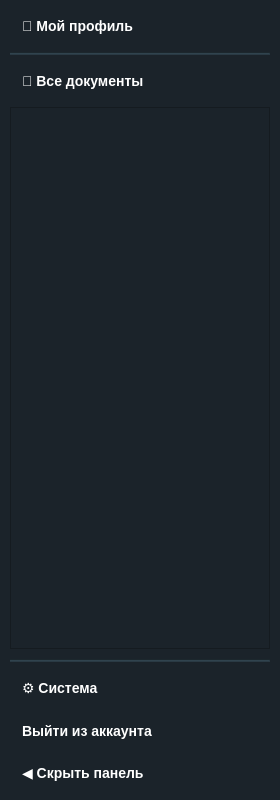
<?xml version="1.0" encoding="UTF-8"?>
<ui version="4.0">
 <class>LeftPanel</class>
 <widget class="QWidget" name="LeftPanel">
  <property name="geometry">
   <rect>
    <x>0</x>
    <y>0</y>
    <width>280</width>
    <height>800</height>
   </rect>
  </property>
  <property name="minimumSize">
   <size>
    <width>50</width>
    <height>0</height>
   </size>
  </property>
  <property name="maximumSize">
   <size>
    <width>280</width>
    <height>16777215</height>
   </size>
  </property>
  <property name="windowTitle">
   <string>LeftPanel</string>
  </property>
  <property name="styleSheet">
   <string notr="true">background-color: #1B232A;</string>
  </property>

  <layout class="QVBoxLayout" name="mainLayout">
   <property name="spacing">
    <number>0</number>
   </property>
   <property name="leftMargin">
    <number>0</number>
   </property>
   <property name="topMargin">
    <number>0</number>
   </property>
   <property name="rightMargin">
    <number>0</number>
   </property>
   <property name="bottomMargin">
    <number>0</number>
   </property>

   <!-- ВЕРХНЯЯ ЧАСТЬ -->
   <item>
    <widget class="QWidget" name="topContainer" native="true">
     <property name="sizePolicy">
      <sizepolicy hsizetype="Preferred" vsizetype="Expanding">
       <horstretch>0</horstretch>
       <verstretch>1</verstretch>
      </sizepolicy>
     </property>

     <layout class="QVBoxLayout" name="topLayout">
      <property name="spacing">
       <number>10</number>
      </property>
      <property name="leftMargin">
       <number>10</number>
      </property>
      <property name="topMargin">
       <number>10</number>
      </property>
      <property name="rightMargin">
       <number>10</number>
      </property>
      <property name="bottomMargin">
       <number>0</number>
      </property>
      <property name="alignment">
       <set>Qt::AlignTop</set>
      </property>

      <!-- Кнопка профиля -->
      <item>
       <widget class="QPushButton" name="profileBtn">
        <property name="styleSheet">
         <string notr="true">QPushButton {
    background-color: transparent;
    color: white;
    border: none;
    border-radius: 5px;
    padding: 8px 12px;
    font-size: 14px;
    font-weight: bold;
    text-align: left;
}
QPushButton:hover {
    background-color: #3A4A54;
    color: #DDB87A;
}</string>
        </property>
        <property name="text">
         <string>👤 Мой профиль</string>
        </property>
        <property name="cursor">
         <cursorShape>PointingHandCursor</cursorShape>
        </property>
       </widget>
      </item>

      <!-- Разделитель -->
      <item>
       <widget class="Line" name="line1">
        <property name="styleSheet">
         <string notr="true">background-color: #2A3A44;
max-height: 1px;
min-height: 1px;</string>
        </property>
        <property name="orientation">
         <enum>Qt::Horizontal</enum>
        </property>
       </widget>
      </item>

      <!-- Кнопка всех документов -->
      <item>
       <widget class="QPushButton" name="allDocsBtn">
        <property name="styleSheet">
         <string notr="true">QPushButton {
    background-color: transparent;
    color: white;
    border: none;
    border-radius: 5px;
    padding: 8px 12px;
    font-size: 14px;
    font-weight: bold;
    text-align: left;
}
QPushButton:hover {
    background-color: #3A4A54;
    color: #DDB87A;
}</string>
        </property>
        <property name="text">
         <string>📄 Все документы</string>
        </property>
        <property name="cursor">
         <cursorShape>PointingHandCursor</cursorShape>
        </property>
       </widget>
      </item>

      <!-- ScrollArea для групп -->
      <item>
       <widget class="QScrollArea" name="scrollArea">
        <property name="sizePolicy">
         <sizepolicy hsizetype="Preferred" vsizetype="Expanding">
          <horstretch>0</horstretch>
          <verstretch>1</verstretch>
         </sizepolicy>
        </property>
        <property name="styleSheet">
         <string notr="true">
QScrollArea {
    border: none;
    background-color: transparent;
}

/* Борьба с крапинкой - принудительно задаём фон для всех внутренних виджетов */
QScrollArea > QWidget,
QScrollArea > QWidget > QWidget,
QScrollArea QWidget {
    background-color: #1B232A;
    background: #1B232A;
}

/* Красим viewport */
QScrollArea QWidget#qt_scrollarea_viewport {
    background-color: #1B232A !important;
    background: #1B232A !important;
}

QScrollArea QWidget#qt_scrollarea_viewport > QWidget {
    background-color: #1B232A !important;
}

/* Вертикальный скроллбар - фон прозрачный */
QScrollBar:vertical {
    background: transparent;
    width: 8px;
    border-radius: 4px;
    margin: 0px;
}

/* Бегунок (ползунок) */
QScrollBar::handle:vertical {
    background: #C1C1C1;
    border-radius: 4px;
    min-height: 20px;
}

QScrollBar::handle:vertical:hover {
    background: #A0A0A0;
}

/* Горизонтальный скроллбар - фон прозрачный */
QScrollBar:horizontal {
    border: none;
    background: transparent;
    height: 8px;
    margin: 0px;
    border-radius: 4px;
}

/* Бегунок горизонтальный */
QScrollBar::handle:horizontal {
    background: #C1C1C1;
    border-radius: 4px;
    min-width: 20px;
}

QScrollBar::handle:horizontal:hover {
    background: #A0A0A0;
}

/* Убираем стрелки */
QScrollBar::add-line,
QScrollBar::sub-line {
    border: none;
    background: none;
}

/* Убираем фон для области между полосой и краями */
QScrollBar::add-page:vertical,
QScrollBar::sub-page:vertical,
QScrollBar::add-page:horizontal,
QScrollBar::sub-page:horizontal {
    background: none;
}
</string>
        </property>
        <property name="horizontalScrollBarPolicy">
         <enum>Qt::ScrollBarAlwaysOff</enum>
        </property>
        <property name="widgetResizable">
         <bool>true</bool>
        </property>

        <widget class="QWidget" name="scrollAreaWidgetContents">
         <layout class="QVBoxLayout" name="scrollLayout">
          <property name="spacing">
           <number>10</number>
          </property>
          <property name="leftMargin">
           <number>0</number>
          </property>
          <property name="topMargin">
           <number>0</number>
          </property>
          <property name="rightMargin">
           <number>0</number>
          </property>
          <property name="bottomMargin">
           <number>0</number>
          </property>

          <!-- Контейнер для групп -->
          <item>
           <widget class="QWidget" name="groupsContainer" native="true">
            <layout class="QVBoxLayout" name="groupsLayout">
             <property name="spacing">
              <number>10</number>
             </property>
             <property name="leftMargin">
              <number>0</number>
             </property>
             <property name="topMargin">
              <number>0</number>
             </property>
             <property name="rightMargin">
              <number>0</number>
             </property>
             <property name="bottomMargin">
              <number>0</number>
             </property>
            </layout>
           </widget>
          </item>

          <!-- Растяжка внутри scrollArea (прижимает группы вверх) -->
          <item>
           <spacer name="verticalSpacer">
            <property name="orientation">
             <enum>Qt::Vertical</enum>
            </property>
            <property name="sizeType">
             <enum>QSizePolicy::Expanding</enum>
            </property>
            <property name="sizeHint" stdset="0">
             <size>
              <width>20</width>
              <height>0</height>
             </size>
            </property>
           </spacer>
          </item>
         </layout>
        </widget>
       </widget>
      </item>
     </layout>
    </widget>
   </item>

   <!-- РАСТЯЖКА МЕЖДУ ВЕРХНЕЙ И НИЖНЕЙ ЧАСТЬЮ -->
   <item>
    <spacer name="mainSpacer">
     <property name="orientation">
      <enum>Qt::Vertical</enum>
     </property>
     <property name="sizeType">
      <enum>QSizePolicy::Expanding</enum>
     </property>
     <property name="sizeHint" stdset="0">
      <size>
       <width>20</width>
       <height>0</height>
      </size>
     </property>
    </spacer>
   </item>

   <!-- НИЖНЯЯ ЧАСТЬ -->
   <item>
    <widget class="QWidget" name="bottomContainer" native="true">
     <property name="sizePolicy">
      <sizepolicy hsizetype="Preferred" vsizetype="Minimum">
       <horstretch>0</horstretch>
       <verstretch>0</verstretch>
      </sizepolicy>
     </property>

     <layout class="QVBoxLayout" name="bottomLayout">
      <property name="spacing">
       <number>10</number>
      </property>
      <property name="leftMargin">
       <number>10</number>
      </property>
      <property name="topMargin">
       <number>10</number>
      </property>
      <property name="rightMargin">
       <number>10</number>
      </property>
      <property name="bottomMargin">
       <number>10</number>
      </property>

      <!-- Разделитель -->
      <item>
       <widget class="Line" name="line2">
        <property name="styleSheet">
         <string notr="true">background-color: #2A3A44;
max-height: 1px;
min-height: 1px;</string>
        </property>
        <property name="orientation">
         <enum>Qt::Horizontal</enum>
        </property>
       </widget>
      </item>

      <!-- Кнопка системы -->
      <item>
       <widget class="QPushButton" name="systemBtn">
        <property name="styleSheet">
         <string notr="true">QPushButton {
    background-color: transparent;
    color: white;
    border: none;
    border-radius: 5px;
    padding: 8px 12px;
    font-size: 14px;
    font-weight: bold;
    text-align: left;
}
QPushButton:hover {
    background-color: #3A4A54;
    color: #DDB87A;
}</string>
        </property>
        <property name="text">
         <string>⚙️ Система</string>
        </property>
        <property name="cursor">
         <cursorShape>PointingHandCursor</cursorShape>
        </property>
       </widget>
      </item>

      <!-- Кнопка выхода из аккаунта -->
      <item>
       <widget class="QPushButton" name="logoutBtn">
        <property name="styleSheet">
         <string notr="true">QPushButton {
    background-color: transparent;
    color: white;
    border: none;
    border-radius: 5px;
    padding: 8px 12px;
    font-size: 14px;
    font-weight: bold;
    text-align: left;
}
QPushButton:hover {
    background-color: #3A4A54;
    color: #DDB87A;
}</string>
        </property>
        <property name="text">
         <string>Выйти из аккаунта</string>
        </property>
        <property name="cursor">
         <cursorShape>PointingHandCursor</cursorShape>
        </property>
       </widget>
      </item>

      <!-- Кнопка скрытия панели -->
      <item>
       <widget class="QPushButton" name="hidePanelBtn">
        <property name="styleSheet">
         <string notr="true">QPushButton {
    background-color: transparent;
    color: white;
    border: none;
    border-radius: 5px;
    padding: 8px 12px;
    font-size: 14px;
    font-weight: bold;
    text-align: left;
}
QPushButton:hover {
    background-color: #3A4A54;
    color: #DDB87A;
}</string>
        </property>
        <property name="text">
         <string>◀ Скрыть панель</string>
        </property>
        <property name="cursor">
         <cursorShape>PointingHandCursor</cursorShape>
        </property>
       </widget>
      </item>
     </layout>
    </widget>
   </item>
  </layout>
 </widget>
 <resources/>
 <connections/>
</ui>
